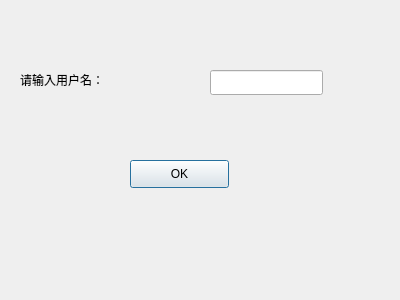
<?xml version="1.0" encoding="UTF-8"?>
<ui version="4.0">
 <class>Login</class>
 <widget class="QDialog" name="Login">
  <property name="geometry">
   <rect>
    <x>0</x>
    <y>0</y>
    <width>400</width>
    <height>300</height>
   </rect>
  </property>
  <property name="windowTitle">
   <string>Dialog</string>
  </property>
  <widget class="QPushButton" name="pushButton">
   <property name="geometry">
    <rect>
     <x>130</x>
     <y>160</y>
     <width>99</width>
     <height>28</height>
    </rect>
   </property>
   <property name="text">
    <string>OK</string>
   </property>
  </widget>
  <widget class="QLineEdit" name="lineEdit">
   <property name="geometry">
    <rect>
     <x>210</x>
     <y>70</y>
     <width>113</width>
     <height>25</height>
    </rect>
   </property>
  </widget>
  <widget class="QLabel" name="label">
   <property name="geometry">
    <rect>
     <x>20</x>
     <y>70</y>
     <width>131</width>
     <height>20</height>
    </rect>
   </property>
   <property name="text">
    <string>请输入用户名：</string>
   </property>
  </widget>
 </widget>
 <resources/>
 <connections/>
</ui>
